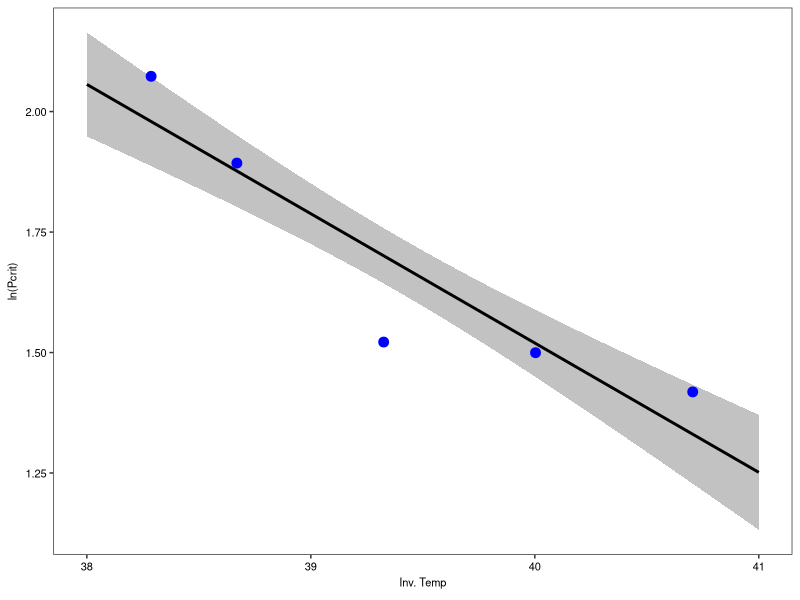

Recreate this plot in R.
# CODE TO CALCULATE MI #

# I apologize for it is clunky, if you think of something more streamlined then go with it
# Essentially we use linear regression to identify the slope and intercept from the raw (or averaged) data
# Then we generate specific MI calc functions for each species
# Perhaps if we had more we'd need a better way to do this but for the few that we have I think ok
# I also am including easy data  (averaged by temp) but if we can get raw, we should use that and compare to the average
# The easy data I am generating here so its even easier lol

# LOAD DATA AND PACKAGES #####
library(tidyverse)

bsb.data = data.frame(Pcrit = c(4.13, 4.48, 4.58, 6.64, 7.95), 
                      Temp = c(12, 17, 22, 27, 30)) %>%
  mutate(inv.T =  1/(0.0000862*(Temp + 273)), 
         ln.Pcrit = log(Pcrit))
bsb.data

# RUN LM TO GET PARAMS #####
bsb.mod = lm(ln.Pcrit ~ inv.T, data = bsb.data)
shapiro.test(bsb.mod$residuals)
summary(bsb.mod)
# Intercept: 12.25391 (note: this is sometimes how it is reported in papers but the full transformation happens below;
# sometimes the transformed value is the one in papers; confusing I know)
# Slope: 0.26836

min(bsb.data$inv.T)
# 38.29 
max(bsb.data$inv.T)
# 40.71

inv.T = seq(38, 41, 0.1)

# CHECK PARAMS
bsb.mi.params.pred = data.frame(inv.T = inv.T) %>%
  mutate(pred = predict(bsb.mod, ., type = "response"), 
         se = predict(bsb.mod, ., type = "response", se.fit = T)$se,
         lower = pred - se, 
         upper = pred + se)
head(bsb.mi.params.pred)

a0.e0.plot.bsb = ggplot(bsb.mi.params.pred, aes(x = inv.T, y = pred)) + 
  geom_ribbon(aes(ymin = lower, ymax = upper), alpha = 0.3, color = F) +
  geom_line(size = 1) +
  geom_point(data = bsb.data, aes(x = inv.T, y = ln.Pcrit), size = 3, color = "blue") +
  theme_bw() +
  theme(panel.grid = element_blank(), 
        strip.background = element_rect(fill = "white"),
        axis.text = element_text(size = 8, color = "black"), 
        axis.title = element_text(size = 8, color = "black"), 
        title = element_text(size = 8, color = "black"), 
        legend.text = element_text(size = 8, color = "black")) + 
  labs(y = expression(paste("ln(Pcrit)")), 
       x = expression(paste("Inv. Temp"))) 
a0.e0.plot.bsb

# GENERATE MI FUNCTION #####

MI.calc.function.bsb = function(Temp, Oxygen) {
  KB = 0.0000862
  A0 = 1/((exp(12.25391))/100) # sidebar: if you run this you get 4.77x10^-4 which is what is reported in my paper
  E0 = 0.26836 
  invKBT = 1/(KB*(Temp + 273))
  num = A0*(Oxygen/100)
  den = exp(-E0*invKBT)
  MI = num/den
  return(MI)
}

# check with values that make sense 
MI.calc.function.bsb(15, 21)
# 4.96
MI.calc.function.bsb(35, 21)
# 2.46
MI.calc.function.bsb(15, 5)
# 1.18

# looking good, sensitivity at very warm or very low oxygen levels
